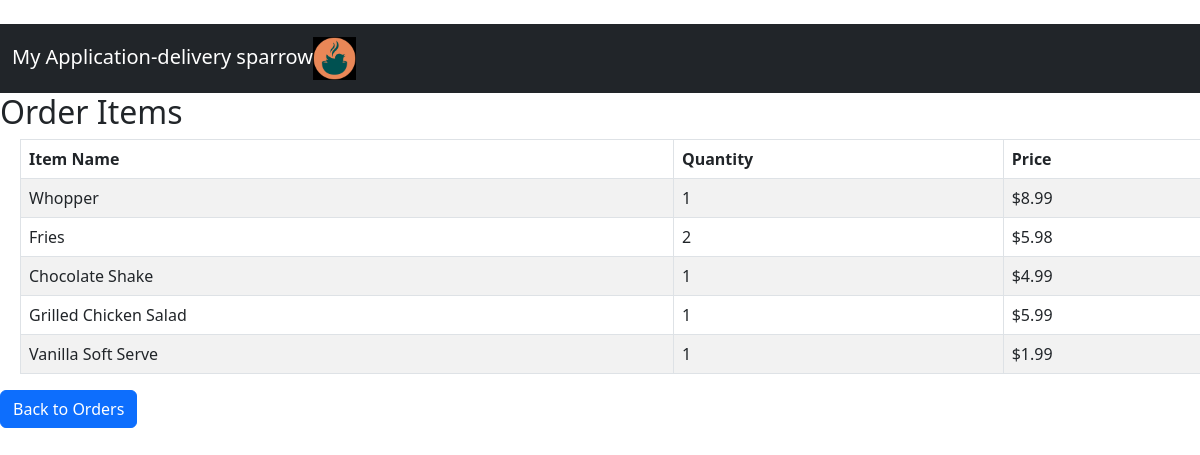
Page /restaurant/view_order_items/1 on the committed database.
### tables this page shows
CREATE TABLE order_items (
    id INTEGER PRIMARY KEY AUTOINCREMENT,
    order_number INTEGER,
    item_name TEXT,
    quantity INT GER, --what is GER?
    total_price NUMERIC(5, 2),
    CONSTRAINT order_items_FK1 FOREIGN KEY (order_number) REFERENCES OrderC(Order_Nr),
    CONSTRAINT order_items_FK2 FOREIGN KEY (item_name) REFERENCES Item(ITEM_NAME)
);

### app.py (the view)
@app.route('/restaurant/view_order_items/<int:order_nr>', methods=['GET'])
def view_order_items(order_nr):
    db = get_db()
    order_items = db.execute('SELECT * FROM order_items WHERE order_number = ?', (order_nr,)).fetchall()
    return render_template('view_order_items.html', order_items=order_items)

### app.py (called while the page is built)
def get_db():
    db = getattr(g, '_database', None)
    if db is None:
        db = g._database = sqlite3.connect(DATABASE)
        db.row_factory = sqlite3.Row
    return db

@app.teardown_appcontext
def close_connection(exception):
    db = getattr(g, '_database', None)
    if db is not None:
        db.close()

### templates/view_order_items.html
{% extends "base.html" %}
{% block content %}
  <h2>Order Items</h2>
  <table class="table table-bordered table-striped" style="margin-left: 20px;">
    <thead>
      <tr>
        <th>Item Name</th>
        <th>Quantity</th>
        <th>Price</th>
      </tr>
    </thead>
    <tbody>
      {% for item in order_items %}
        <tr>
          <td>{{ item[2] }}</td>
          <td>{{ item[3] }}</td>
          <td>${{ item[4] }}</td>
        </tr>
      {% endfor %}
    </tbody>
  </table>
  <a href="{{ url_for('manage_orders') }}" class="btn btn-primary">Back to Orders</a>
{% endblock %}

### rows in the picture
order_items: item_name "Whopper", quantity "1", total_price "8.99"
order_items: item_name "Fries", quantity "2", total_price "5.98"
order_items: item_name "Chocolate Shake", quantity "1", total_price "4.99"
order_items: item_name "Grilled Chicken Salad", quantity "1", total_price "5.99"
order_items: item_name "Vanilla Soft Serve", quantity "1", total_price "1.99"
